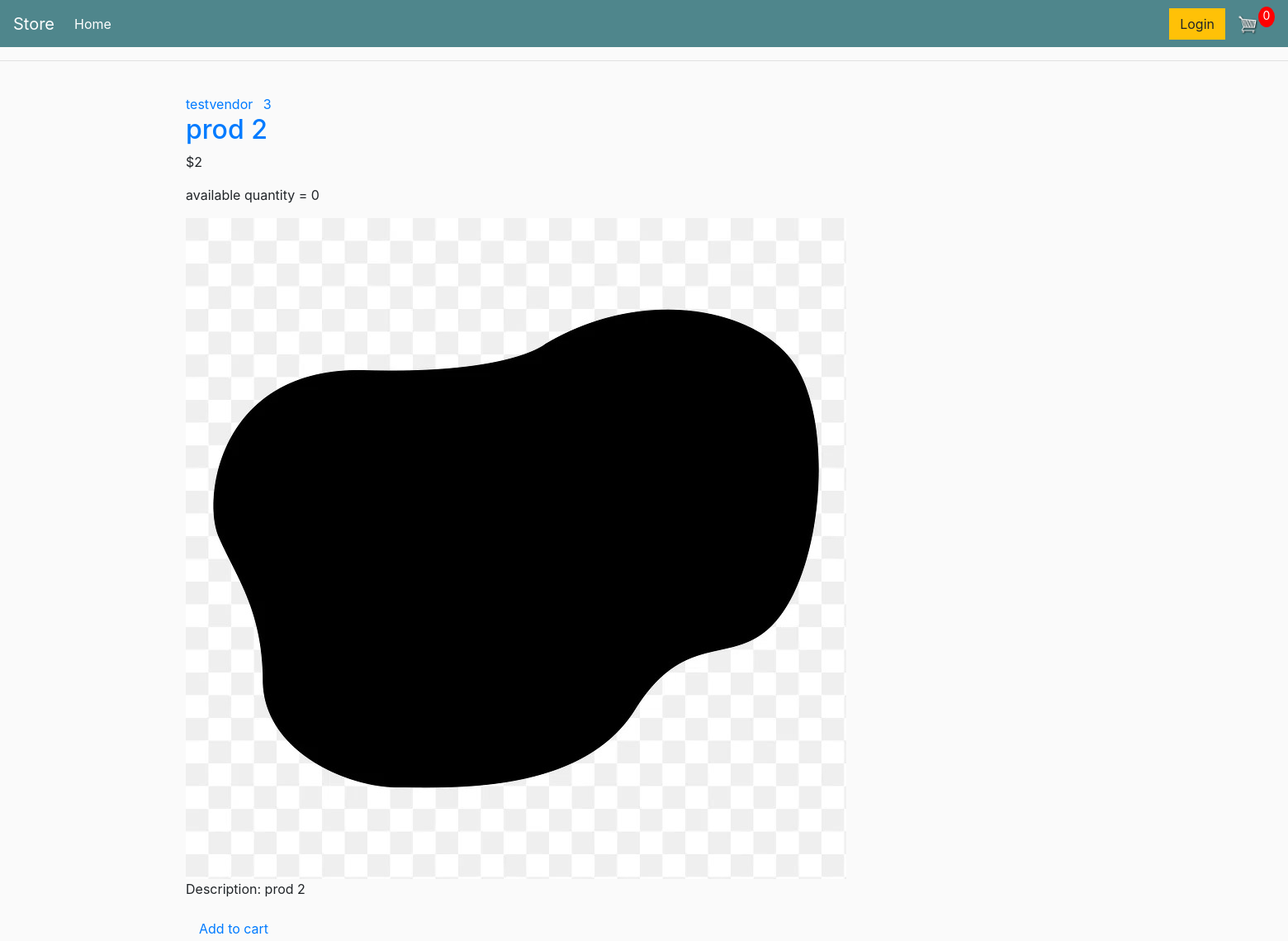
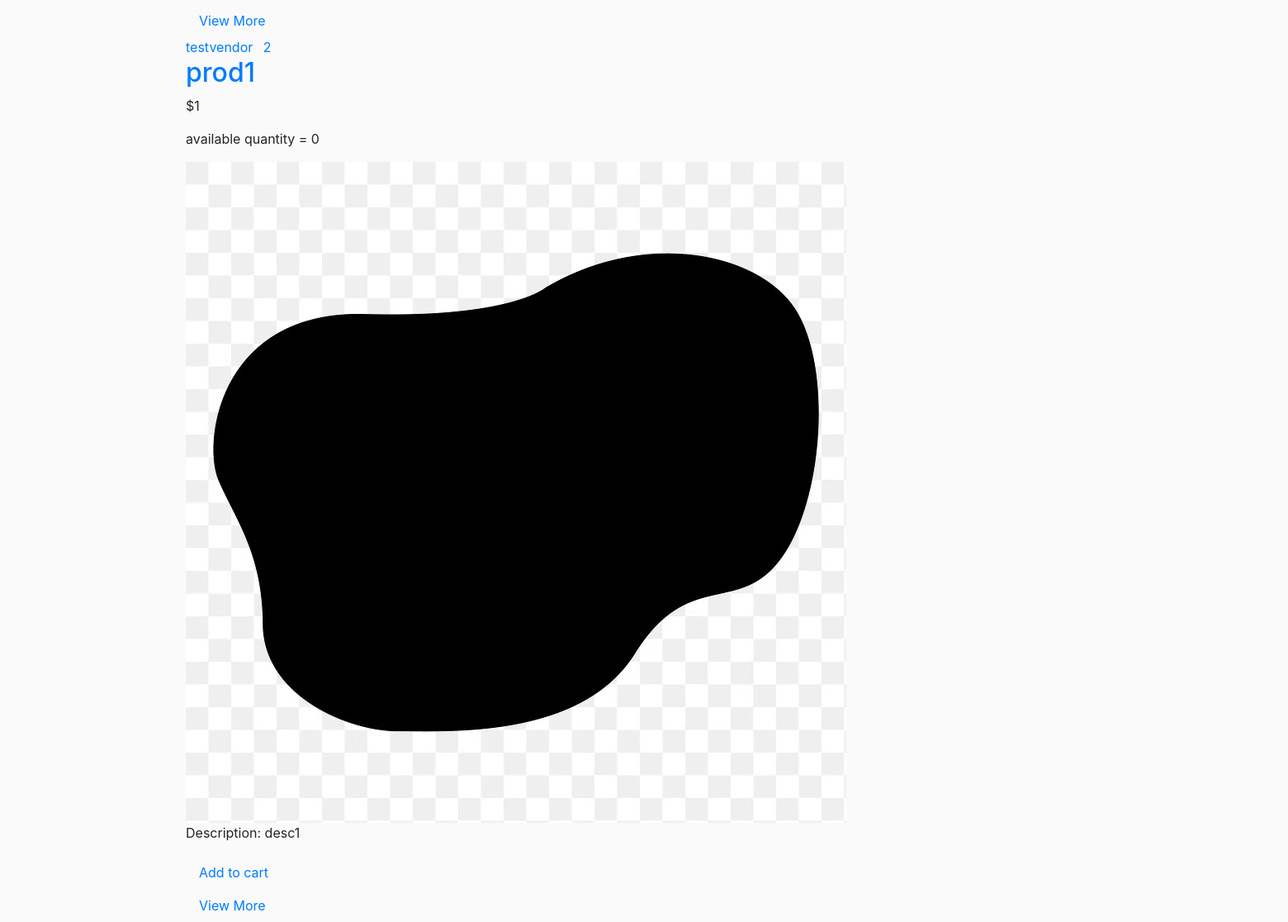
/, run on an earlier commit of the app's database (2 pictures, top to bottom).
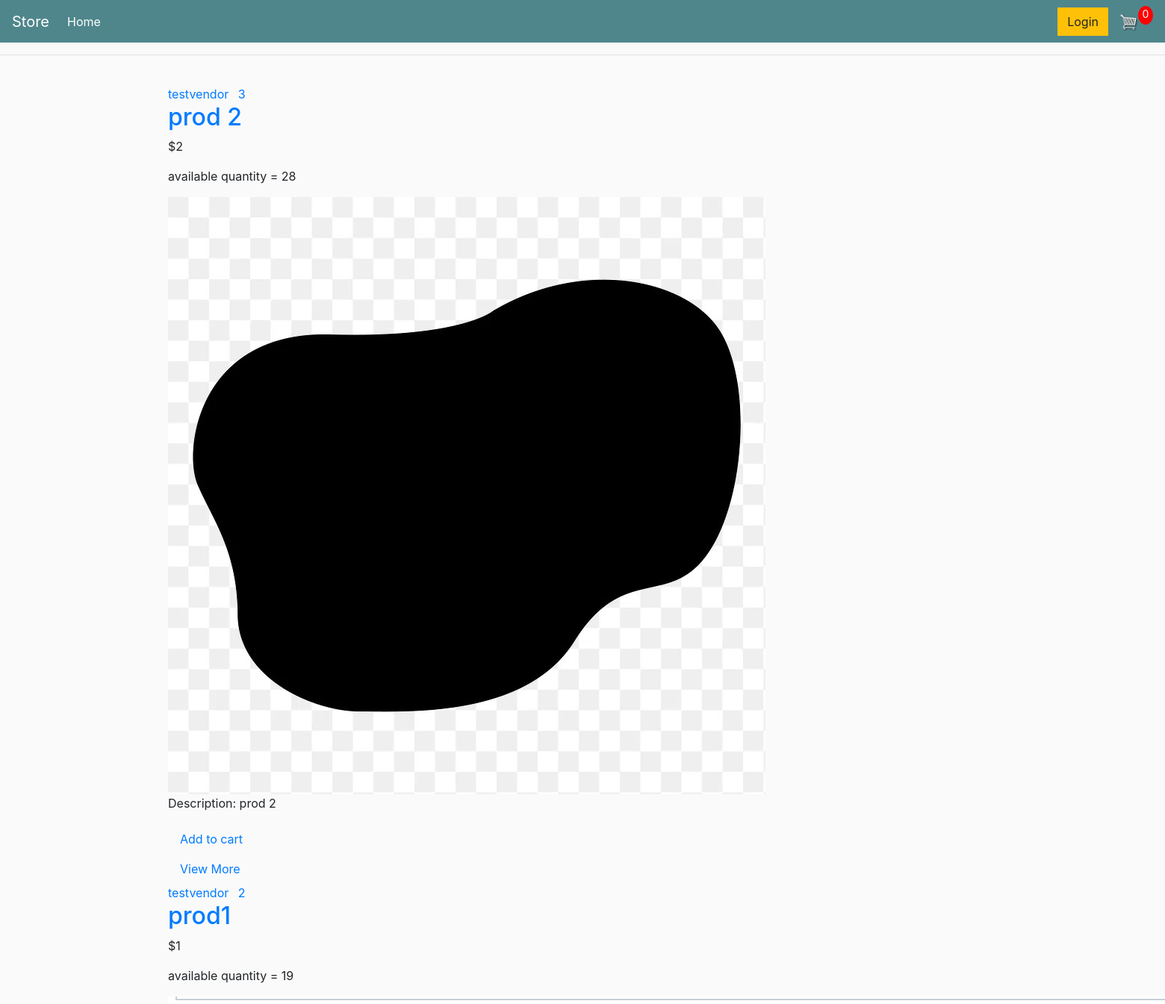
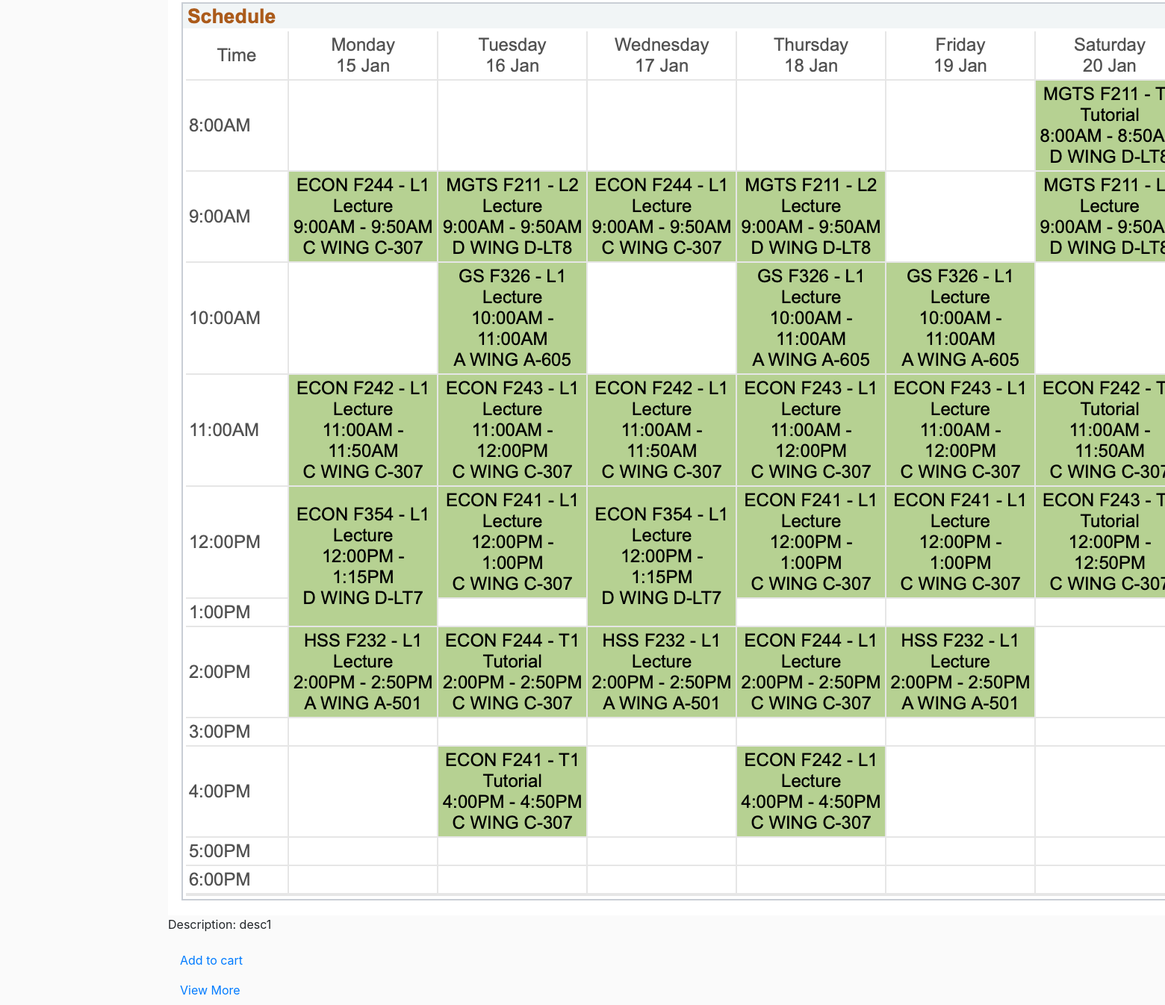
And on a later commit of the database (2 pictures, top to bottom).
### store/models.py (models this page shows, shortened)
class Product(models.Model):
    title = models.CharField(max_length=100, null=True)
    image = models.ImageField(upload_to='prod_pics')
    description = models.TextField(max_length=400, default="")
    price = models.IntegerField()
    seller = models.ForeignKey(CustomUser, on_delete=models.CASCADE, blank=True, null=True)
    quantity = models.IntegerField(default=0)
    orders = models.IntegerField(default=0)

### users/models.py (models this page shows, shortened)
class CustomUser(AbstractBaseUser, PermissionsMixin):
    username = models.CharField(max_length=150, unique=True)
    email = models.EmailField(max_length=150, unique=True)
    is_staff = models.BooleanField(default=False)
    is_active = models.BooleanField(default=True)
    is_superuser = models.BooleanField(default=False)
    is_vendor = models.BooleanField(default=False)
    objects = CustomUserManager()
    USERNAME_FIELD = 'username'
    EMAIL_FIELD = 'email'
    REQUIRED_FIELDS = ['email']
    class Meta:
        verbose_name = 'CustomUser'
        verbose_name_plural = 'CustomUsers'
    def __str__(self):
        return self.username
    """
    @property
    def is_vendor(self):
        return self.is_vendor
    """

### store/views.py (the view)
# urls.py: path('', ProductListView.as_view(), name='store'),
class ProductListView(ListView):
    model = Product
    template_name = 'store/store.html'
    context_object_name = 'products'
    ordering = ['-price']

### store/templates/store/store.html
{% extends 'store/main.html' %}
{% load static %}
{% block content %}
	{% for product in products %}
	<article class="media content-section">
	<div class="media-body">
		<div class="article-metadata">
		<a class="mr-2" href="#">{{ product.seller }}</a>
		<a class="mr-2" href="#">{{ product.id }}</a>
		</div>
		<h2><a class="article-title" href="{% url 'product_detail' product.id %}">{{ product.title }}</a></h2>
		<p class="article-content">${{ product.price }}</p>
		<p class="article-content">available quantity = {{ product.quantity }}</p>
		<img class="article-img" src="{{ product.image.url }}" alt="{{ product.title }}">
		<p class="article-content">Description:
		{{ product.description }}</p>
		<a class="nav-item nav-link" href="{% url 'add_to_cart' product.id%}">Add to cart</a>
		<a class="nav-item nav-link" href="#">View More</a>
	</div>
	</article>
	{% endfor %}
{% endblock content %}

What changed in the data, as far as the page shows it:
changed Product "prod 2": quantity "0" → "28"
changed Product "prod1": quantity "0" → "19"; image: a different picture
